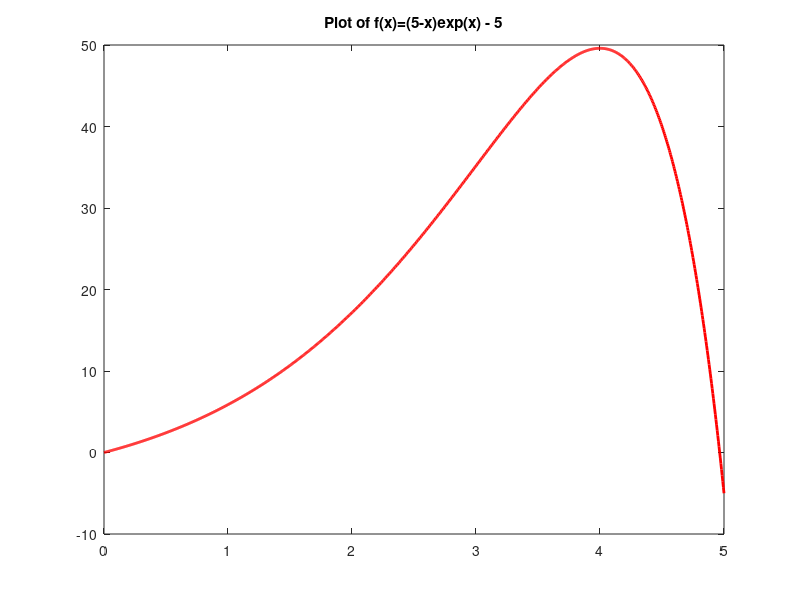

Reproduce this figure in MATLAB.
f = @(x) (5 - x).*exp(x) - 5;

x = linspace(0, 5, 1000);
fx = f(x);

plot(x, fx, 'r', "LineWidth", 2)
title("Plot of f(x)=(5-x)exp(x) - 5")